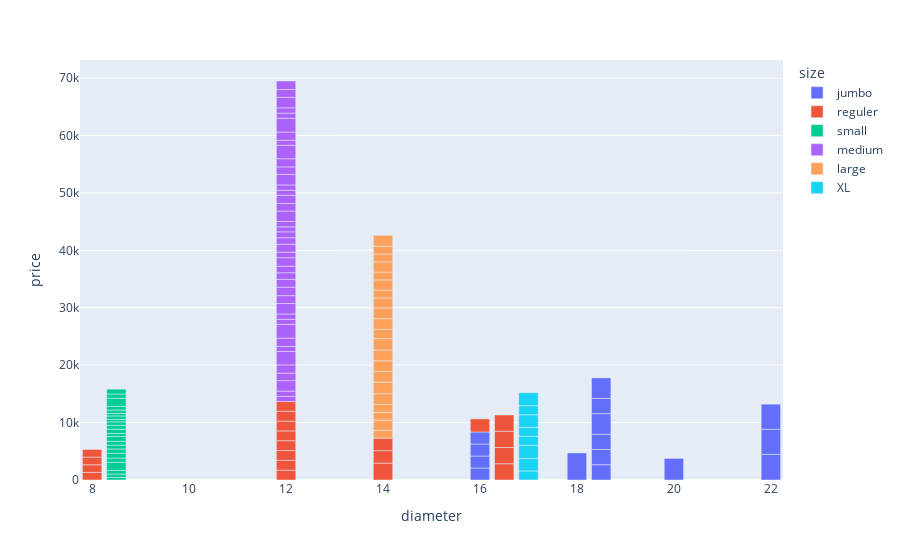

The cell this chart's notebook holds for it:
### Markdown cell above
Bivariate Analysis

### Code cell
fig = px.bar(data, x='diameter', y='price', color="size")
plt.figure(figsize=(8,9))
fig.show()

### Figure 1 — Plotly figure (JSON) as saved in the notebook; plotly's stock layout.template omitted (floating-point values rounded to 4 significant figures)
{"data": [{"alignmentgroup": "True", "hovertemplate": "size=jumbo<br>diameter=%{x}<br>price=%{y}<extra></extra>", "legendgroup": "jumbo", "marker": {"color": "#636efa", "pattern": {"shape": ""}}, "name": "jumbo", "offsetgroup": "jumbo", "orientation": "v", "showlegend": true, "textposition": "auto", "type": "bar", "x": [22, 20, 18, 18.5, 16, 18.5, 16, 18.5, 16, 22, 18.5, 18.5, 16, 22, 18.5], "xaxis": "x", "y": [4465, 3762, 4712, 2660, 2090, 2660, 2090, 2660, 2090, 4370, 3572, 2660, 2090, 4370, 3572], "yaxis": "y"}, {"alignmentgroup": "True", "hovertemplate": "size=reguler<br>diameter=%{x}<br>price=%{y}<extra></extra>", "legendgroup": "reguler", "marker": {"color": "#EF553B", "pattern": {"shape": ""}}, "name": "reguler", "offsetgroup": "reguler", "orientation": "v", "showlegend": true, "textposition": "auto", "type": "bar", "x": [16, 14, 8, 12, 12, 8, 12, 12, 8, 12, 12, 14, 16.5, 16.5, 8, 12, 12, 14, 16.5, 16.5], "xaxis": "x", "y": [2280, 2945, 1330, 1710, 1710, 1330, 1710, 1710, 1330, 1710, 1710, 2166, 2831, 2831, 1330, 1710, 1710, 2166, 2831, 2831], "yaxis": "y"}, {"alignmentgroup": "True", "hovertemplate": "size=small<br>diameter=%{x}<br>price=%{y}<extra></extra>", "legendgroup": "small", "marker": {"color": "#00cc96", "pattern": {"shape": ""}}, "name": "small", "offsetgroup": "small", "orientation": "v", "showlegend": true, "textposition": "auto", "type": "bar", "x": [8.5, 8.5, 8.5, 8.5, 8.5, 8.5, 8.5, 8.5, 8.5, 8.5, 8.5, 8.5, 8.5, 8.5, 8.5, 8.5, 8.5, 8.5, 8.5, 8.5, 8.5, 8.5], "xaxis": "x", "y": [446.5, 589, 627, 1425, 741, 836, 741, 665, 665, 836, 532, 741, 665, 608, 446.5, 589, 446.5, 589, 627, 1425, 741, 836], "yaxis": "y"}, {"alignmentgroup": "True", "hovertemplate": "size=medium<br>diameter=%{x}<br>price=%{y}<extra></extra>", "legendgroup": "medium", "marker": {"color": "#ab63fa", "pattern": {"shape": ""}}, "name": "medium", "offsetgroup": "medium", "orientation": "v", "showlegend": true, "textposition": "auto", "type": "bar", "x": [12, 12, 12, 12, 12, 12, 12, 12, 12, 12, 12, 12, 12, 12, 12, 12, 12, 12, 12, 12, 12, 12, 12, 12, 12, 12, 12, 12, 12, 12, 12, 12, 12, 12, 12, 12, 12, 12, 12, 12, 12], "xaxis": "x", "y": [874, 931, 1824, 1311, 1425, 2337, 874, 1444, 2404.0, 874, 931, 1824, 1368, 1482, 1368, 1140, 1140, 1482, 969, 1368, 1140, 1026, 874, 931, 1824, 1311, 1425, 874, 931, 1824, 1311, 1425, 2337, 874, 1444, 2404.0, 874, 931, 1824, 1368, 1482], "yaxis": "y"}, {"alignmentgroup": "True", "hovertemplate": "size=large<br>diameter=%{x}<br>price=%{y}<extra></extra>", "legendgroup": "large", "marker": {"color": "#FFA15A", "pattern": {"shape": ""}}, "name": "large", "offsetgroup": "large", "orientation": "v", "showlegend": true, "textposition": "auto", "type": "bar", "x": [14, 14, 14, 14, 14, 14, 14, 14, 14, 14, 14, 14, 14, 14, 14, 14, 14, 14, 14, 14, 14], "xaxis": "x", "y": [1368, 1767, 1368, 1368, 1881, 1995, 1881, 1862, 1862, 1995, 1596, 1881, 1862, 1748, 1368, 1767, 1368, 1767, 1368, 1368, 1881], "yaxis": "y"}, {"alignmentgroup": "True", "hovertemplate": "size=XL<br>diameter=%{x}<br>price=%{y}<extra></extra>", "legendgroup": "XL", "marker": {"color": "#19d3f3", "pattern": {"shape": ""}}, "name": "XL", "offsetgroup": "XL", "orientation": "v", "showlegend": true, "textposition": "auto", "type": "bar", "x": [17, 17, 17, 17, 17, 17, 17, 17], "xaxis": "x", "y": [1577, 2185, 2261, 1577, 1577, 2185, 1577, 2261], "yaxis": "y"}], "layout": {"autosize": true, "barmode": "relative", "legend": {"title": {"text": "size"}, "tracegroupgap": 0}, "margin": {"t": 60}, "xaxis": {"anchor": "y", "autorange": true, "domain": [0, 1], "range": [7.75, 22.25], "title": {"text": "diameter"}, "type": "linear"}, "yaxis": {"anchor": "x", "autorange": true, "domain": [0, 1], "range": [0, 73140], "title": {"text": "price"}, "type": "linear"}}}
